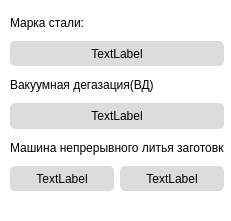
   <widget class="QWidget" name="widget_10" native="true">
    <property name="geometry">
     <rect>
      <x>60</x>
      <y>210</y>
      <width>231</width>
      <height>221</height>
     </rect>
    </property>
    <property name="styleSheet">
     <string notr="true">border-radius: 5px;
background-color: rgb(255, 255, 255);</string>
    </property>
    <widget class="QWidget" name="verticalLayoutWidget_37">
     <property name="geometry">
      <rect>
       <x>10</x>
       <y>10</y>
       <width>214</width>
       <height>181</height>
      </rect>
     </property>
     <layout class="QVBoxLayout" name="verticalLayout_27">
      <item>
       <widget class="QLabel" name="label_243">
        <property name="text">
         <string>Марка стали:</string>
        </property>
       </widget>
      </item>
      <item>
       <widget class="QLabel" name="label_244">
        <property name="layoutDirection">
         <enum>Qt::LeftToRight</enum>
        </property>
        <property name="styleSheet">
         <string notr="true">background-color: rgb(220, 220, 220);
border-radius: 5%</string>
        </property>
        <property name="text">
         <string>TextLabel</string>
        </property>
        <property name="alignment">
         <set>Qt::AlignCenter</set>
        </property>
       </widget>
      </item>
      <item>
       <widget class="QLabel" name="label_245">
        <property name="text">
         <string>Вакуумная дегазация(ВД)</string>
        </property>
       </widget>
      </item>
      <item>
       <widget class="QLabel" name="label_246">
        <property name="styleSheet">
         <string notr="true">background-color: rgb(220, 220, 220);
border-radius: 5%</string>
        </property>
        <property name="text">
         <string>TextLabel</string>
        </property>
        <property name="alignment">
         <set>Qt::AlignCenter</set>
        </property>
       </widget>
      </item>
      <item>
       <widget class="QLabel" name="label_247">
        <property name="text">
         <string>Машина непрерывного литья заготовки</string>
        </property>
       </widget>
      </item>
      <item>
       <layout class="QHBoxLayout" name="horizontalLayout_13">
        <item>
         <widget class="QLabel" name="label_248">
          <property name="styleSheet">
           <string notr="true">background-color: rgb(220, 220, 220);
border-radius: 5%</string>
          </property>
          <property name="text">
           <string>TextLabel</string>
          </property>
          <property name="alignment">
           <set>Qt::AlignCenter</set>
          </property>
         </widget>
        </item>
        <item>
         <widget class="QLabel" name="label_249">
          <property name="styleSheet">
           <string notr="true">background-color: rgb(220, 220, 220);
border-radius: 5%</string>
          </property>
          <property name="text">
           <string>TextLabel</string>
          </property>
          <property name="alignment">
           <set>Qt::AlignCenter</set>
          </property>
         </widget>
        </item>
       </layout>
      </item>
     </layout>
    </widget>
   </widget>
